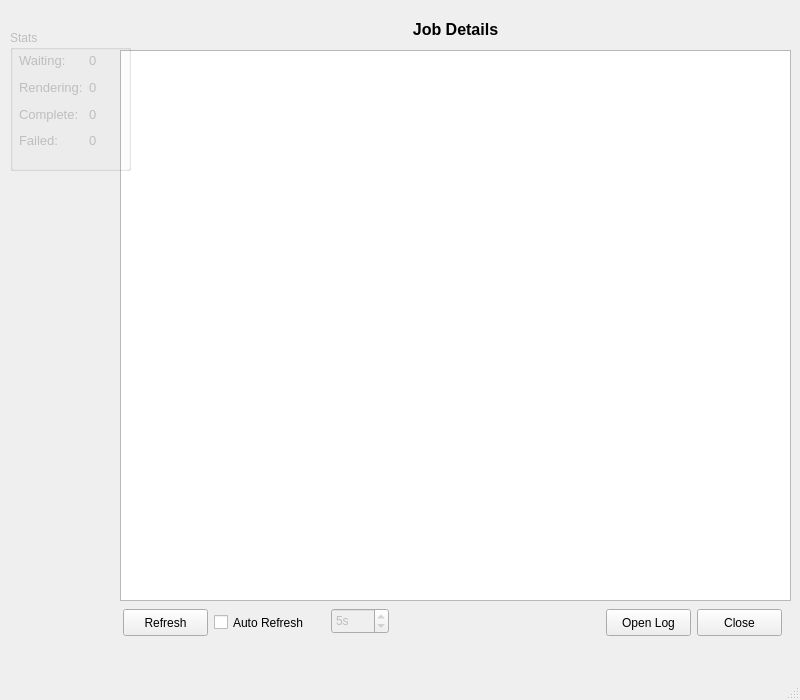
<?xml version="1.0" encoding="UTF-8"?>
<ui version="4.0">
 <class>JobDetails</class>
 <widget class="QMainWindow" name="JobDetails">
  <property name="geometry">
   <rect>
    <x>0</x>
    <y>0</y>
    <width>800</width>
    <height>700</height>
   </rect>
  </property>
  <property name="windowTitle">
   <string>Job Details</string>
  </property>
  <widget class="QWidget" name="centralwidget">
   <widget class="QTableView" name="frameTable">
    <property name="geometry">
     <rect>
      <x>120</x>
      <y>50</y>
      <width>671</width>
      <height>551</height>
     </rect>
    </property>
    <property name="editTriggers">
     <set>QAbstractItemView::NoEditTriggers</set>
    </property>
    <property name="selectionMode">
     <enum>QAbstractItemView::SingleSelection</enum>
    </property>
    <property name="selectionBehavior">
     <enum>QAbstractItemView::SelectRows</enum>
    </property>
   </widget>
   <widget class="QGroupBox" name="stats">
    <property name="enabled">
     <bool>false</bool>
    </property>
    <property name="geometry">
     <rect>
      <x>10</x>
      <y>30</y>
      <width>121</width>
      <height>141</height>
     </rect>
    </property>
    <property name="title">
     <string>Stats</string>
    </property>
    <widget class="QWidget" name="layoutWidget_2">
     <property name="geometry">
      <rect>
       <x>9</x>
       <y>20</y>
       <width>101</width>
       <height>101</height>
      </rect>
     </property>
     <layout class="QGridLayout">
      <item row="0" column="0">
       <widget class="QLabel" name="label_44">
        <property name="font">
         <font>
          <pointsize>10</pointsize>
          <weight>50</weight>
          <bold>false</bold>
         </font>
        </property>
        <property name="text">
         <string>Waiting:</string>
        </property>
       </widget>
      </item>
      <item row="0" column="1">
       <widget class="QLabel" name="jobs_frames_waiting">
        <property name="font">
         <font>
          <pointsize>10</pointsize>
         </font>
        </property>
        <property name="text">
         <string>0</string>
        </property>
       </widget>
      </item>
      <item row="1" column="0">
       <widget class="QLabel" name="label_28">
        <property name="font">
         <font>
          <pointsize>10</pointsize>
          <weight>50</weight>
          <bold>false</bold>
         </font>
        </property>
        <property name="text">
         <string>Rendering:</string>
        </property>
       </widget>
      </item>
      <item row="1" column="1">
       <widget class="QLabel" name="jobs_frames_rendering">
        <property name="font">
         <font>
          <pointsize>10</pointsize>
         </font>
        </property>
        <property name="text">
         <string>0</string>
        </property>
       </widget>
      </item>
      <item row="2" column="0">
       <widget class="QLabel" name="label_31">
        <property name="font">
         <font>
          <pointsize>10</pointsize>
          <weight>50</weight>
          <bold>false</bold>
         </font>
        </property>
        <property name="text">
         <string>Complete:</string>
        </property>
       </widget>
      </item>
      <item row="2" column="1">
       <widget class="QLabel" name="jobs_frames_complete">
        <property name="font">
         <font>
          <pointsize>10</pointsize>
         </font>
        </property>
        <property name="text">
         <string>0</string>
        </property>
       </widget>
      </item>
      <item row="3" column="0">
       <widget class="QLabel" name="label_32">
        <property name="font">
         <font>
          <pointsize>10</pointsize>
          <weight>50</weight>
          <bold>false</bold>
         </font>
        </property>
        <property name="text">
         <string>Failed:</string>
        </property>
       </widget>
      </item>
      <item row="3" column="1">
       <widget class="QLabel" name="jobs_frames_failed">
        <property name="font">
         <font>
          <pointsize>10</pointsize>
         </font>
        </property>
        <property name="text">
         <string>0</string>
        </property>
       </widget>
      </item>
     </layout>
    </widget>
   </widget>
   <widget class="QLabel" name="header">
    <property name="geometry">
     <rect>
      <x>120</x>
      <y>12</y>
      <width>671</width>
      <height>35</height>
     </rect>
    </property>
    <property name="font">
     <font>
      <pointsize>12</pointsize>
      <weight>75</weight>
      <bold>true</bold>
     </font>
    </property>
    <property name="text">
     <string>Job Details</string>
    </property>
    <property name="alignment">
     <set>Qt::AlignCenter</set>
    </property>
   </widget>
   <widget class="QPushButton" name="refreshNow">
    <property name="geometry">
     <rect>
      <x>123</x>
      <y>609</y>
      <width>85</width>
      <height>27</height>
     </rect>
    </property>
    <property name="text">
     <string>Refresh</string>
    </property>
   </widget>
   <widget class="QPushButton" name="openLog">
    <property name="geometry">
     <rect>
      <x>606</x>
      <y>609</y>
      <width>85</width>
      <height>27</height>
     </rect>
    </property>
    <property name="text">
     <string>Open Log</string>
    </property>
   </widget>
   <widget class="QCheckBox" name="autoRefresh">
    <property name="geometry">
     <rect>
      <x>214</x>
      <y>611</y>
      <width>111</width>
      <height>23</height>
     </rect>
    </property>
    <property name="text">
     <string>Auto Refresh</string>
    </property>
   </widget>
   <widget class="QSpinBox" name="refreshTime">
    <property name="enabled">
     <bool>false</bool>
    </property>
    <property name="geometry">
     <rect>
      <x>331</x>
      <y>608</y>
      <width>58</width>
      <height>26</height>
     </rect>
    </property>
    <property name="suffix">
     <string>s</string>
    </property>
    <property name="minimum">
     <number>1</number>
    </property>
    <property name="maximum">
     <number>600</number>
    </property>
    <property name="value">
     <number>5</number>
    </property>
   </widget>
   <widget class="QPushButton" name="closeButton">
    <property name="geometry">
     <rect>
      <x>697</x>
      <y>609</y>
      <width>85</width>
      <height>27</height>
     </rect>
    </property>
    <property name="text">
     <string>Close</string>
    </property>
   </widget>
  </widget>
  <widget class="QMenuBar" name="menubar">
   <property name="geometry">
    <rect>
     <x>0</x>
     <y>0</y>
     <width>800</width>
     <height>27</height>
    </rect>
   </property>
  </widget>
  <widget class="QStatusBar" name="statusbar"/>
 </widget>
 <tabstops>
  <tabstop>frameTable</tabstop>
  <tabstop>refreshNow</tabstop>
  <tabstop>autoRefresh</tabstop>
  <tabstop>refreshTime</tabstop>
  <tabstop>openLog</tabstop>
  <tabstop>closeButton</tabstop>
 </tabstops>
 <resources/>
 <connections>
  <connection>
   <sender>closeButton</sender>
   <signal>clicked()</signal>
   <receiver>JobDetails</receiver>
   <slot>close()</slot>
   <hints>
    <hint type="sourcelabel">
     <x>748</x>
     <y>653</y>
    </hint>
    <hint type="destinationlabel">
     <x>399</x>
     <y>349</y>
    </hint>
   </hints>
  </connection>
 </connections>
</ui>
